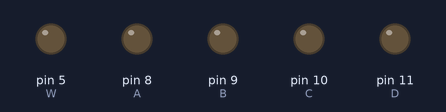
Recording of a sketch running on a simulated Arduino Uno, built with avr-gcc and run on an emulated ATmega328P. On the bench: output pins drawn as LEDs (lit = HIGH).

Above: at 0.5 s.
At 2.5 s:
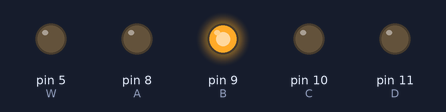
At 3.5 s:
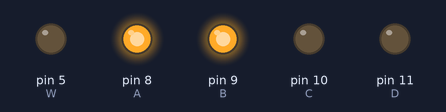
At 5.5 s:
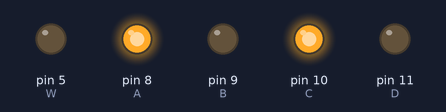
At 8.5 s:
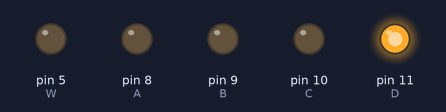
At 11.5 s:
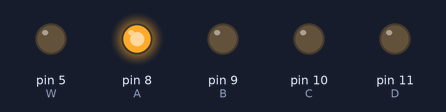
Timing chart, 0 to 13.0 s (numbered marks = the images above):
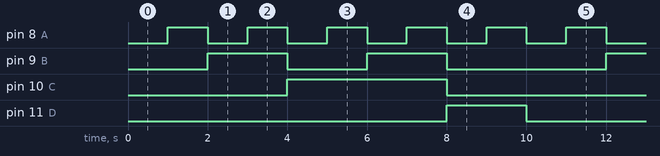

Measured:
- by itself, pin 8 (A): alternates HIGH for 1.0 s and LOW for 1.0 s
- by itself, pin 9 (B): repeats every 10.0 s: LOW 2.0 s, HIGH 2.0 s, LOW 4.0 s, HIGH 2.0 s
- by itself, pin 10 (C): alternates HIGH for 4.0 s and LOW for 6.0 s
- by itself, pin 11 (D): alternates HIGH for 2.0 s and LOW for 8.0 s

The sketch:

_16bitcounter.ino
```cpp
int A = 8; //1nd bit
int B = 9; //2nd bit
int C = 10; //3rd bit
int D = 11; //4th bit
int W = 5;
int count;

void setup() {
  pinMode(A,OUTPUT);
  pinMode(B,OUTPUT);
  pinMode(C,OUTPUT);
  pinMode(D,OUTPUT);
  pinMode(W,OUTPUT);
  digitalWrite(W,LOW);
  count=0;

}

void loop() {
  // put your main code here, to run repeatedly:

  for (int b=0;b<4;b++)
    {
     if ( count & (1 << b))
       digitalWrite(b+8,HIGH);
     else
       digitalWrite(b+8,LOW);
    }

  //digitalWrite(A,HIGH);
  //digitalWrite(B,HIGH);
  //digitalWrite(C,HIGH);
  //digitalWrite(D,HIGH);

  count++;
  if (count>9)
    count=0;
  delay(1000);
}
```
